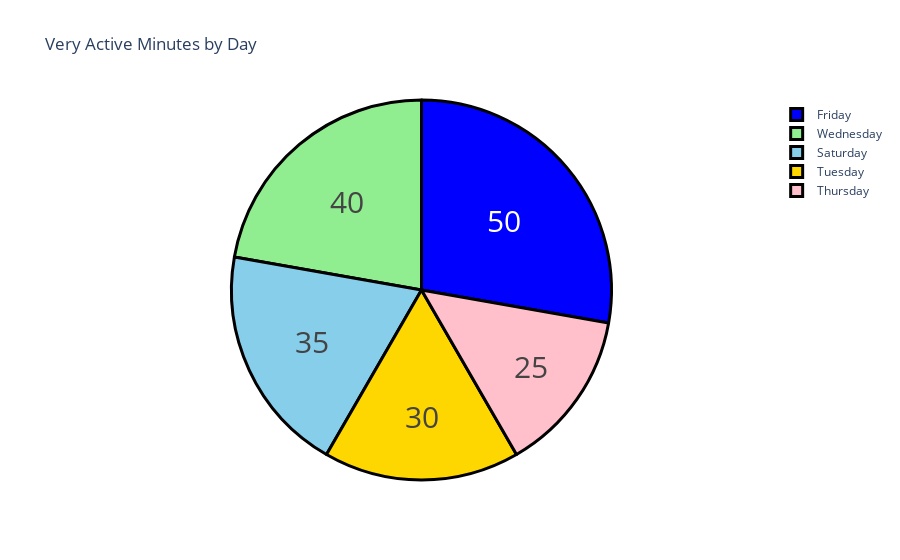

Source (notebook cell):
### Code cell
import pandas as pd
import plotly.graph_objects as go

# Sample data (Ensure columns exist)
data = pd.DataFrame({
    "Day": ["Tuesday", "Wednesday", "Thursday", "Friday", "Saturday"],
    "VeryActiveMinutes": [30, 40, 25, 50, 35],
    "FairlyActiveMinutes": [20, 25, 15, 30, 22],
    "LightlyActiveMinutes": [50, 60, 55, 70, 65]
})

# Remove spaces from column names
data.columns = data.columns.str.strip()

# Fill NaN values if any
data.fillna(0, inplace=True)

# Now we use the correct column 'Day' instead of 'ActivityDate'
day = data["Day"].value_counts()
label = day.index
counts = data["VeryActiveMinutes"]  # Example: using 'VeryActiveMinutes' for counts
colors = ['gold', 'lightgreen', "pink", "blue", "skyblue", "cyan", "orange"]

# Pie chart for the 'Day' count and very active minutes
fig = go.Figure(data=[go.Pie(labels=label, values=counts)])
fig.update_layout(title_text='Very Active Minutes by Day')
fig.update_traces(hoverinfo='label+percent', textinfo='value', textfont_size=30,
                  marker=dict(colors=colors, line=dict(color='black', width=3)))
fig.show()

### Figure 1 — Plotly figure (JSON) as saved in the notebook; plotly's stock layout.template omitted (floating-point values rounded to 4 significant figures)
{"data": [{"hoverinfo": "label+percent", "labels": ["Tuesday", "Wednesday", "Thursday", "Friday", "Saturday"], "marker": {"colors": ["gold", "lightgreen", "pink", "blue", "skyblue", "cyan", "orange"], "line": {"color": "black", "width": 3}}, "textfont": {"size": 30}, "textinfo": "value", "type": "pie", "values": [30, 40, 25, 50, 35]}], "layout": {"autosize": true, "title": {"text": "Very Active Minutes by Day"}}}
